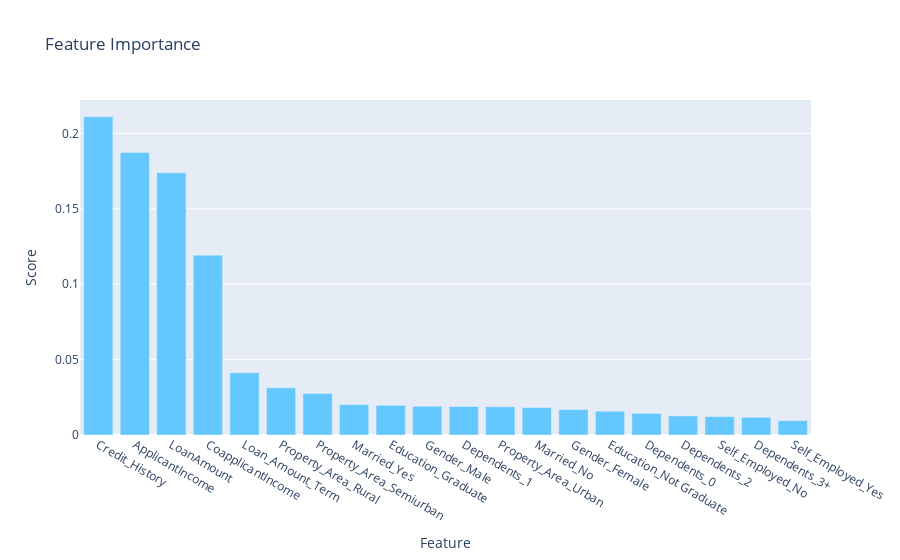

Notebook code cell kept with this figure:
### Code cell
# display results with plotly
trace0 = go.Bar(x= fi_df.index,
                y= fi_df['fi'].values,
                marker=dict(color='rgb(100,200,300)'))

# now the layout
layout=go.Layout(title='Feature Importance',
                   xaxis= dict(title='Feature'),
                   yaxis=dict(title='Score'))
# bind using go.Figure
fig = go.Figure(data=[trace0], layout=layout)
fig

### Figure 1 — Plotly figure (JSON) as saved in the notebook; plotly's stock layout.template omitted (floating-point values rounded to 4 significant figures)
{"data": [{"marker": {"color": "rgb(100,200,300)"}, "type": "bar", "x": ["Credit_History", "ApplicantIncome", "LoanAmount", "CoapplicantIncome", "Loan_Amount_Term", "Property_Area_Rural", "Property_Area_Semiurban", "Married_Yes", "Education_Graduate", "Gender_Male", "Dependents_1", "Property_Area_Urban", "Married_No", "Gender_Female", "Education_Not Graduate", "Dependents_0", "Dependents_2", "Self_Employed_No", "Dependents_3+", "Self_Employed_Yes"], "y": [0.2111, 0.1874, 0.174, 0.1193, 0.04136, 0.03129, 0.02759, 0.02014, 0.01966, 0.01907, 0.01891, 0.01876, 0.01817, 0.01693, 0.0158, 0.01433, 0.01269, 0.01219, 0.01176, 0.009514]}], "layout": {"autosize": true, "title": {"text": "Feature Importance"}, "xaxis": {"autorange": true, "range": [-0.5, 19.5], "title": {"text": "Feature"}, "type": "category"}, "yaxis": {"autorange": true, "range": [0, 0.2222], "title": {"text": "Score"}, "type": "linear"}}}
